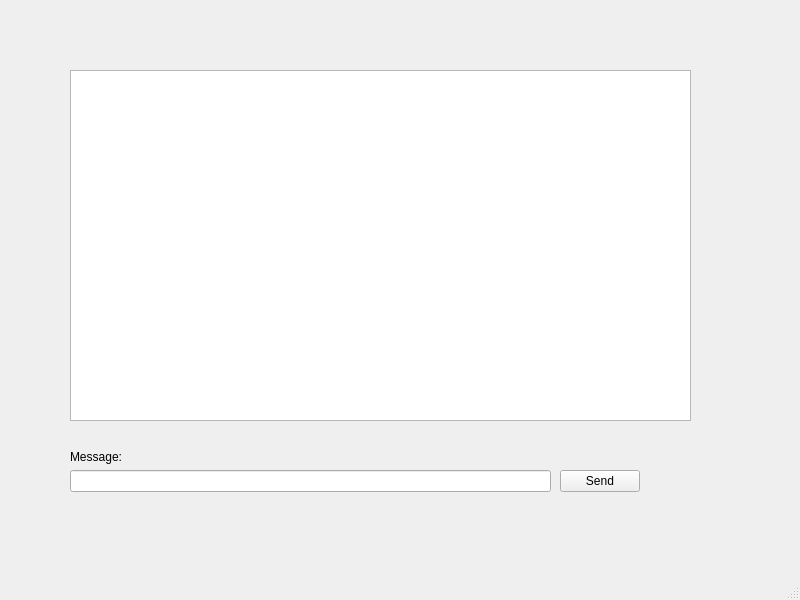
<?xml version="1.0" encoding="UTF-8"?>
<ui version="4.0">
 <class>JoinChatWindow</class>
 <widget class="QMainWindow" name="JoinChatWindow">
  <property name="geometry">
   <rect>
    <x>0</x>
    <y>0</y>
    <width>800</width>
    <height>600</height>
   </rect>
  </property>
  <property name="windowTitle">
   <string>MainWindow</string>
  </property>
  <widget class="QWidget" name="centralwidget">
   <widget class="QPushButton" name="pushButton">
    <property name="geometry">
     <rect>
      <x>560</x>
      <y>470</y>
      <width>80</width>
      <height>22</height>
     </rect>
    </property>
    <property name="text">
     <string>Send</string>
    </property>
   </widget>
   <widget class="QLabel" name="label">
    <property name="geometry">
     <rect>
      <x>70</x>
      <y>450</y>
      <width>57</width>
      <height>14</height>
     </rect>
    </property>
    <property name="text">
     <string>Message:</string>
    </property>
   </widget>
   <widget class="QTextBrowser" name="textBrowser">
    <property name="geometry">
     <rect>
      <x>70</x>
      <y>70</y>
      <width>621</width>
      <height>351</height>
     </rect>
    </property>
   </widget>
   <widget class="QLineEdit" name="lineEdit">
    <property name="geometry">
     <rect>
      <x>70</x>
      <y>470</y>
      <width>481</width>
      <height>22</height>
     </rect>
    </property>
   </widget>
  </widget>
  <widget class="QMenuBar" name="menubar">
   <property name="geometry">
    <rect>
     <x>0</x>
     <y>0</y>
     <width>800</width>
     <height>19</height>
    </rect>
   </property>
  </widget>
  <widget class="QStatusBar" name="statusbar"/>
 </widget>
 <resources/>
 <connections/>
</ui>
